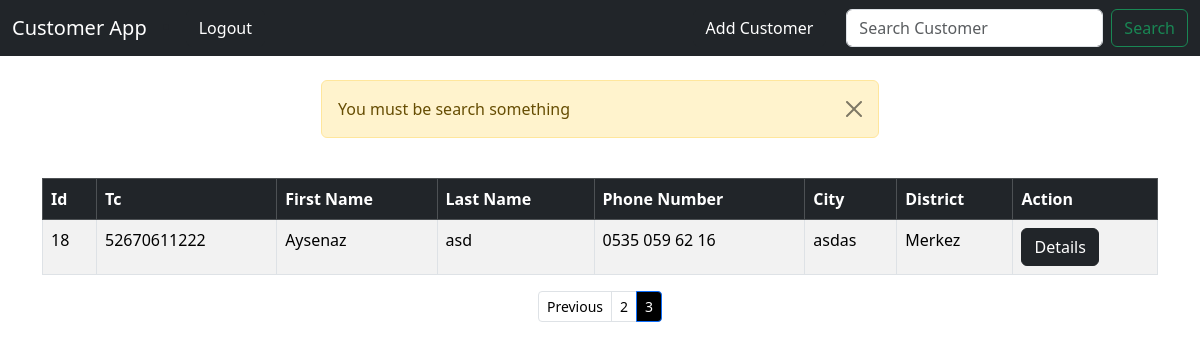
Page /search_customer/?page=3 (signed in) on the earlier database version.
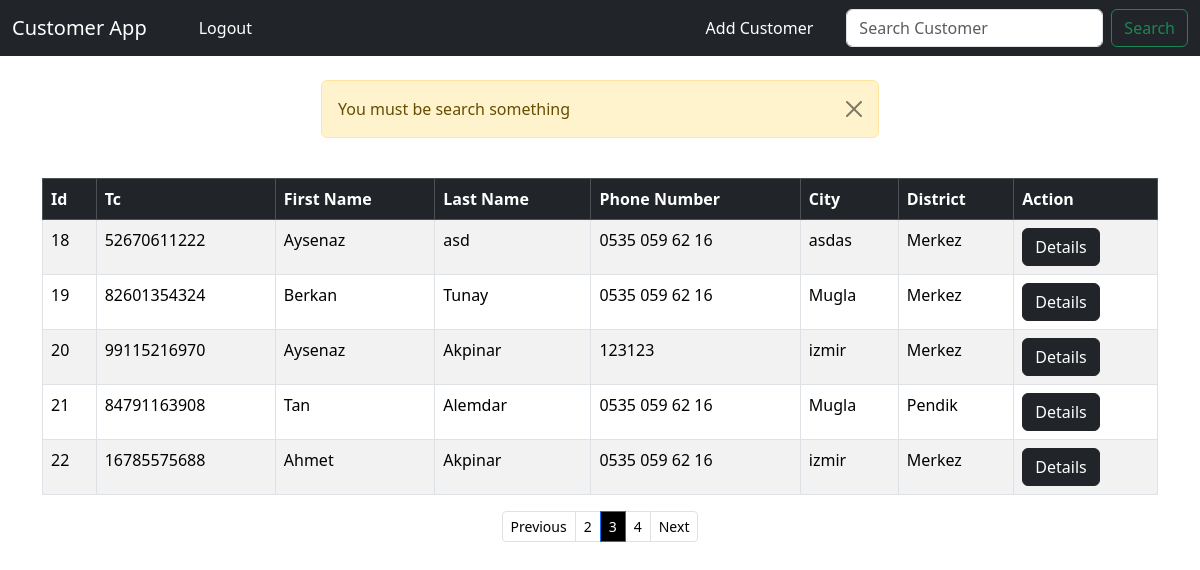
Same page on the later database version.
### crm/models.py (models this page shows, shortened)
class Customer(models.Model):
    created_at = models.DateTimeField(auto_now_add=True)
    tc_no = models.IntegerField(editable=True, validators=[
        RegexValidator(r'^[1-9]{1}[0-9]{9}[02468]{1}$', message="Invalid Tc No ", code="invalid_number")], unique=True)
    first_name = models.CharField(max_length=50, editable=True)
    last_name =  models.CharField(max_length=50, editable=True)
    phone = models.CharField(max_length=15, editable=True)
    city =  models.CharField(max_length=50, editable=True)
    district =  models.CharField(max_length=50, editable=True)

### crm/views.py (the view)
# urls.py: path("search_customer/", views.search_customer, name="search_customer"),
def search_customer(request):
    if request.user.is_authenticated:
        if request.method == 'POST':
            searched = request.POST.get('searched')
            customers = Customer.objects.all()
            if searched:
                customers = customers.filter(first_name__contains=searched)
            customers = customers.order_by('-created_at')
        else :
            messages.success(request, "You must be search something")
            customers = Customer.objects.all()
        p = Paginator(customers, 5)
        page = request.GET.get('page')
        customers = p.get_page(page)
        return render(request, 'search_customer.html', {'customers':customers})
    else :
        messages.success(request, "You must be logged in")
        return redirect('home')

### crm/templates/search_customer.html (shortened to what this page needs)
{% extends 'base.html' %}
{% block content %}
        <table class="table table-striped table-hover table-bordered">
            <thead class="table-dark" >
            <tr >
                <th scope="col">Id</th>
                <th scope="col">Tc</th>
                <th scope="col">First Name</th>
                <th scope="col">Last Name</th>
                <th scope="col">Phone Number</th>
                <th scope="col">City</th>
                <th scope="col">District</th>
                <th scope="col">Action</th>
            </tr>
            </thead>
            <tbody>
                {% if customers %}
                {% for customer in customers %}
                    <tr>
                        <td>{{ customer.id }}</td>
                        <td>{{ customer.tc_no }}</td>
                        <td>{{ customer.first_name }}</td>
                        <td>{{ customer.last_name }}</td>
                        <td>{{ customer.phone }}</td>
                        <td>{{ customer.city }}</td>
                        <td>{{ customer.district }}</td>
                        <td><a href="{% url 'customer' customer.id %}" class="btn btn-dark">Details</a></td>
                    </tr>
                {% endfor %}
                {% endif %}
            </tbody>
        </table>
        <nav aria-label="Page navigation example">
            <ul class="pagination justify-content-center pagination-sm">
              {% if customers.has_previous %}
                <li class="page-item " ><a class="page-link" style="color: black;" href="?page={{ customers.previous_page_number }}">Previous</a></li>
                <li class="page-item "><a class="page-link" style="color: black;" href="?page={{ customers.previous_page_number }}">{{ customers.previous_page_number }}</a></li>
              {% endif %}
                <li class="page-item active">
                  <span class="page-link" style="color: white; background-color: black;">
                    {{ customers.number }}
                  </span>
                </li>
              {% if customers.has_next %}
              <li class="page-item"><a class="page-link" style="color: black;" href="?page={{ customers.next_page_number }}">{{ customers.next_page_number }}</a></li>
              <li class="page-item"><a class="page-link" style="color: black;" href="?page={{ customers.next_page_number }}">Next</a></li>
              {% endif %}
            </ul>
          </nav>
{% endblock content %}

Differences in the rows shown:
added Customer: id "19", tc_no "82601354324", first_name "Berkan", last_name "Tunay", phone "0535 059 62 16", city "Mugla", district "Merkez"
added Customer: id "20", tc_no "99115216970", first_name "Aysenaz", last_name "Akpinar", phone "123123", city "izmir", district "Merkez"
added Customer: id "21", tc_no "84791163908", first_name "Tan", last_name "Alemdar", phone "0535 059 62 16", city "Mugla", district "Pendik"
added Customer: id "22", tc_no "16785575688", first_name "Ahmet", last_name "Akpinar", phone "0535 059 62 16", city "izmir", district "Merkez"
Other differences:
{{ customers.next_page_number }}: (not shown) → "4"
text now shown: "Next"
